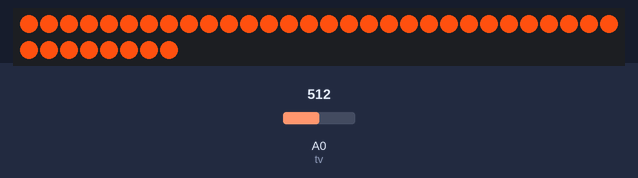
This program was run on a simulated ESP8266 board running MicroPython. On the bench: 38 RGB LEDs in strip order, left to right, continuing on the next row. Inputs (shaded band) come from the test bench; at power-on: A0 (tv) = 512 (analog values on the 0–1023 scale). WiFi joins after 1.5 s; no MQTT or app messages arrive unless stated; values from a settings file that is not in the repository are placeholders; what the program prints to the serial console is not drawn.

Above: at 2.8 s.
2.9 s: A0 (tv) set to 216
4.4 s: A0 (tv) set to 191
At 6.0 s:
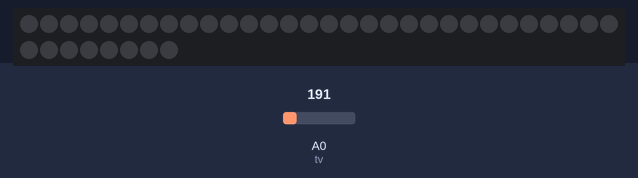
9.1 s: A0 (tv) set to 210
At 10.2 s:
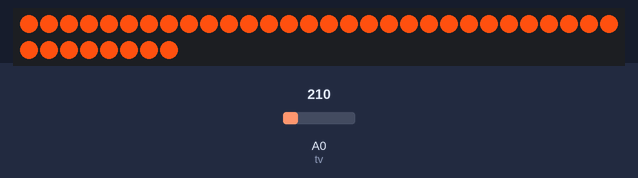
10.7 s: A0 (tv) set to 190
At 11.6 s:
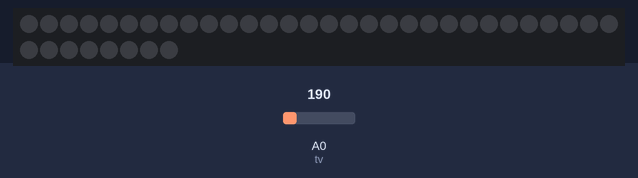
Timing chart, 0 to 13.2 s (numbered marks = the images above; inputs shaded):
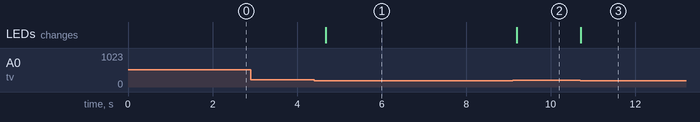

Measured:
- the behaviour switches between 201 and 200 on A0 (tv) (found by bisection; images 0 and 1)
- after the input at 2.9 s, every drawn part: stays the same
- after the input at 4.4 s, the LEDs: change after 0.28 s (image 1)
- after the input at 9.1 s, the LEDs: change after 0.10 s (image 2)
- after the input at 10.7 s, the LEDs: change at once (image 3)

The program:

main.py
```python
import time
import network
import credentials
import ubinascii
from neopixel import NeoPixel
from machine import ADC, Pin
from mqtt import listen


np = NeoPixel(Pin(0), 38, bpp=4)
tv = ADC(0)  # TV voltage probe

default_color = (240, 65, 0, 15) # (255, 80, 25) / #ff5019
color = default_color

def show_color(color):
    c = color if tv.read() > 200 else (0,0,0,0)
    np.fill(c)
    np.write()

wlan = network.WLAN(network.STA_IF)
wlan.active(True)

print("connecting to network..")
wlan.connect(credentials.ESSID, credentials.Password)
while not wlan.isconnected():
    show_color(color)
    time.sleep(0.5)
print("connected.")

MQTT_CONFIG = {
     "MQTT_BROKER": "192.168.0.100",
     "USER": "",
     "PASSWORD": "",
     "PORT": 1883,
     "TOPIC": b"tv_lights",
     # unique identifier of the chip
     "CLIENT_ID": b"esp8266_" + ubinascii.hexlify(machine.unique_id())
}

def msg2color(msg):
    r = int(msg[1:3].decode(), 16)
    g = int(msg[3:5].decode(), 16)
    b = int(msg[5:7].decode(), 16)
    m = min(r, g, b)
    return (r-m, g-m, b-m, m)


def onMQTTMessage(topic, msg):
    global color
    print("Topic: %s, Message: %s" % (topic, msg))
    if msg.startswith(b"#") and len(msg) == 7:
        color = msg2color(msg)

def each_loop(client):
    show_color(color)
    time.sleep(0.5)

try:
    listen(onMQTTMessage, each_loop, MQTT_CONFIG)
except Exception as e:
    while True:
        show_color(default_color)
```

mqtt.py
```python
from umqtt.simple import MQTTClient

def listen(onMessage, each_loop, config):
    #Create an instance of MQTTClient
    client = MQTTClient(config['CLIENT_ID'], config['MQTT_BROKER'], user=config['USER'], password=config['PASSWORD'], port=config['PORT'])
    # Attach call back handler to be called on receiving messages
    client.set_callback(onMessage)
    client.connect()
    client.publish(config['TOPIC'], "ESP8266 is Connected")
    client.publish(config['TOPIC'], "off")
    client.subscribe(config['TOPIC'])
    print("ESP8266 is Connected to %s and subscribed to %s topic" % (config['MQTT_BROKER'], config['TOPIC']))

    try:
        while True:
            #msg = client.wait_msg()
            msg = client.check_msg()
            each_loop(client)
    finally:
        client.disconnect()
```

boot.py
```python
# This file is executed on every boot (including wake-boot from deepsleep)
#import esp
#esp.osdebug(None)
import uos, machine
#uos.dupterm(None, 1) # disable REPL on UART(0)
import gc
import webrepl
webrepl.start()
gc.collect()
```
